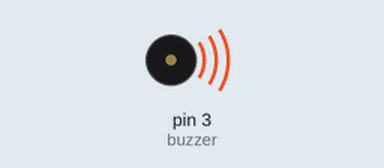
Simulated run of this sketch. Board: Arduino Uno, built with avr-gcc and run on an emulated ATmega328P. Shown: buzzer (waves = sounding).

Above: at 0.15 s.
At 9.55 s:
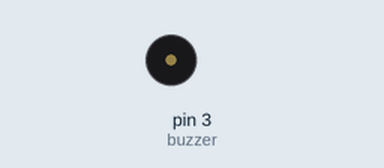
Timing chart, 0 to 9.9 s (numbered marks = the images above):
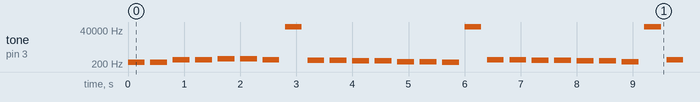

Measured:
- by itself, tone on pin 3 (buzzer): plays 262 Hz for 0.30 s, 262 Hz for 0.30 s, 393 Hz for 0.30 s, 393 Hz for 0.30 s, 441 Hz for 0.30 s, 441 Hz for 0.30 s … (318 notes in this stretch)

The sketch:

Buzzer.ino
```cpp
/**
 * 使用Buzzer演奏小星星
 * 1=C
 */
#include "music_note.c" //音符表

int buzzer=3; //蜂鸣器口，PWM
int scale[]={C,C,G,G,A,A,G,O,
             F,F,E,E,D,D,C,O,
             G,G,F,F,E,E,D,O,
             G,G,F,F,E,E,D,O,
             C,C,G,G,A,A,G,O,
             F,F,E,E,D,D,C,O,};  //旋律
float duration[]={1,1,1,1,1,1,1,1,1,1,1,1,1,1,1,1,
                  1,1,1,1,1,1,1,1,1,1,1,1,1,1,1,1,
                  1,1,1,1,1,1,1,1,1,1,1,1,1,1,1,1,
                  1,1,1,1,1,1,1,1,1,1,1,1,1,1,1,1,}; //音符时值
int len=0;  //该变量后面用于统计音符个数
void setup() {
  pinMode(buzzer,OUTPUT);
  len=sizeof(scale)/sizeof(scale[0]);
}

void loop() {
  for(int i=0;i<len;i++){
    tone(buzzer,scale[i]);
    delay(300*duration[i]);
    noTone(buzzer);
    delay(100);
  }
  delay(500);
}
```

music_note.c
```cpp
/**
**	音符表，记录乐谱用到的音的频率
*/
//音符唱名记法
#define Do  262
#define Re  294
#define Mi  330
#define Fa  350
#define Sol 393
#define La  441
#define Si  495
#define Doo 882

//音名记法
#define C  262
#define D  294
#define E  330
#define F  350
#define G 393
#define A  441
#define B  495
#define CC 525
#define DD 589
#define EE 661
#define AA 882

#define O -1 //听不到的声音
```
